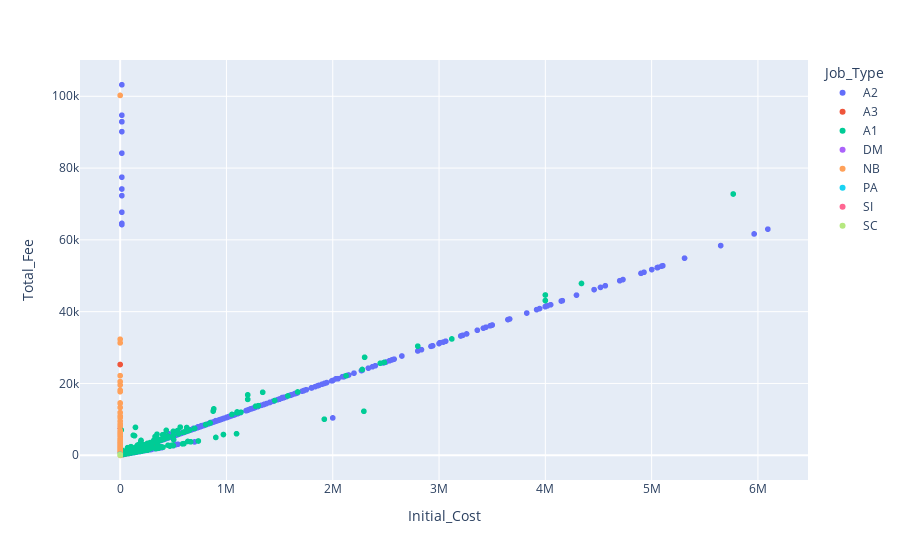

Notebook code cell kept with this figure:
### Code cell
import plotly.express as px
fig = px.scatter(df,x='Initial_Cost',y='Total_Fee', color='Job_Type')
fig.show()

### Figure 1 — Plotly figure (JSON) as saved in the notebook; plotly's stock layout.template omitted (floating-point values rounded to 4 significant figures; data arrays with more than 128 entries replaced by an {"elided": "..."} marker saying what was removed)
{"data": [{"hovertemplate": "Job_Type=A2<br>Initial_Cost=%{x}<br>Total_Fee=%{y}<extra></extra>", "legendgroup": "A2", "marker": {"color": "#636efa", "symbol": "circle"}, "mode": "markers", "name": "A2", "showlegend": true, "type": "scattergl", "x": {"elided": "8399 float values"}, "xaxis": "x", "y": {"elided": "8399 float values"}, "yaxis": "y"}, {"hovertemplate": "Job_Type=A3<br>Initial_Cost=%{x}<br>Total_Fee=%{y}<extra></extra>", "legendgroup": "A3", "marker": {"color": "#EF553B", "symbol": "circle"}, "mode": "markers", "name": "A3", "showlegend": true, "type": "scattergl", "x": {"elided": "2491 int values"}, "xaxis": "x", "y": {"elided": "2491 float values"}, "yaxis": "y"}, {"hovertemplate": "Job_Type=A1<br>Initial_Cost=%{x}<br>Total_Fee=%{y}<extra></extra>", "legendgroup": "A1", "marker": {"color": "#00cc96", "symbol": "circle"}, "mode": "markers", "name": "A1", "showlegend": true, "type": "scattergl", "x": {"elided": "816 int values"}, "xaxis": "x", "y": {"elided": "816 float values"}, "yaxis": "y"}, {"hovertemplate": "Job_Type=DM<br>Initial_Cost=%{x}<br>Total_Fee=%{y}<extra></extra>", "legendgroup": "DM", "marker": {"color": "#ab63fa", "symbol": "circle"}, "mode": "markers", "name": "DM", "showlegend": true, "type": "scattergl", "x": {"elided": "234 int values"}, "xaxis": "x", "y": {"elided": "234 float values"}, "yaxis": "y"}, {"hovertemplate": "Job_Type=NB<br>Initial_Cost=%{x}<br>Total_Fee=%{y}<extra></extra>", "legendgroup": "NB", "marker": {"color": "#FFA15A", "symbol": "circle"}, "mode": "markers", "name": "NB", "showlegend": true, "type": "scattergl", "x": {"elided": "693 int values"}, "xaxis": "x", "y": {"elided": "693 float values"}, "yaxis": "y"}, {"hovertemplate": "Job_Type=PA<br>Initial_Cost=%{x}<br>Total_Fee=%{y}<extra></extra>", "legendgroup": "PA", "marker": {"color": "#19d3f3", "symbol": "circle"}, "mode": "markers", "name": "PA", "showlegend": true, "type": "scattergl", "x": {"elided": "140 int values"}, "xaxis": "x", "y": {"elided": "140 int values"}, "yaxis": "y"}, {"hovertemplate": "Job_Type=SI<br>Initial_Cost=%{x}<br>Total_Fee=%{y}<extra></extra>", "legendgroup": "SI", "marker": {"color": "#FF6692", "symbol": "circle"}, "mode": "markers", "name": "SI", "showlegend": true, "type": "scattergl", "x": [0, 0, 0, 0, 0, 0, 0, 0, 0, 0, 0, 0, 0, 0, 0, 0, 0, 0, 0, 0, 0, 0, 0, 0, 0, 0, 0, 0, 0, 0, 0, 0, 0, 0], "xaxis": "x", "y": [100, 100, 100, 100, 100, 100, 100, 100, 100, 100, 100, 100, 100, 100, 100, 100, 100, 100, 100, 100, 100, 100, 100, 100, 100, 100, 100, 100, 100, 100, 100, 100, 100, 100], "yaxis": "y"}, {"hovertemplate": "Job_Type=SC<br>Initial_Cost=%{x}<br>Total_Fee=%{y}<extra></extra>", "legendgroup": "SC", "marker": {"color": "#B6E880", "symbol": "circle"}, "mode": "markers", "name": "SC", "showlegend": true, "type": "scattergl", "x": [0, 0, 0, 0, 0, 0, 0, 0, 0, 0, 0, 0, 0, 0, 0, 0, 0, 0, 0, 0, 0, 0, 0, 0, 0, 0, 0, 0, 0, 0, 0, 0, 0, 0, 0, 0, 0, 0, 0], "xaxis": "x", "y": [100, 100, 100, 100, 100, 100, 100, 100, 100, 100, 100, 100, 100, 100, 100, 100, 100, 100, 100, 100, 100, 100, 100, 100, 100, 100, 100, 100, 100, 100, 100, 100, 100, 100, 100, 100, 100, 100, 100], "yaxis": "y"}], "layout": {"legend": {"title": {"text": "Job_Type"}, "tracegroupgap": 0}, "margin": {"t": 60}, "xaxis": {"anchor": "y", "domain": [0, 1], "title": {"text": "Initial_Cost"}}, "yaxis": {"anchor": "x", "domain": [0, 1], "title": {"text": "Total_Fee"}}}}
